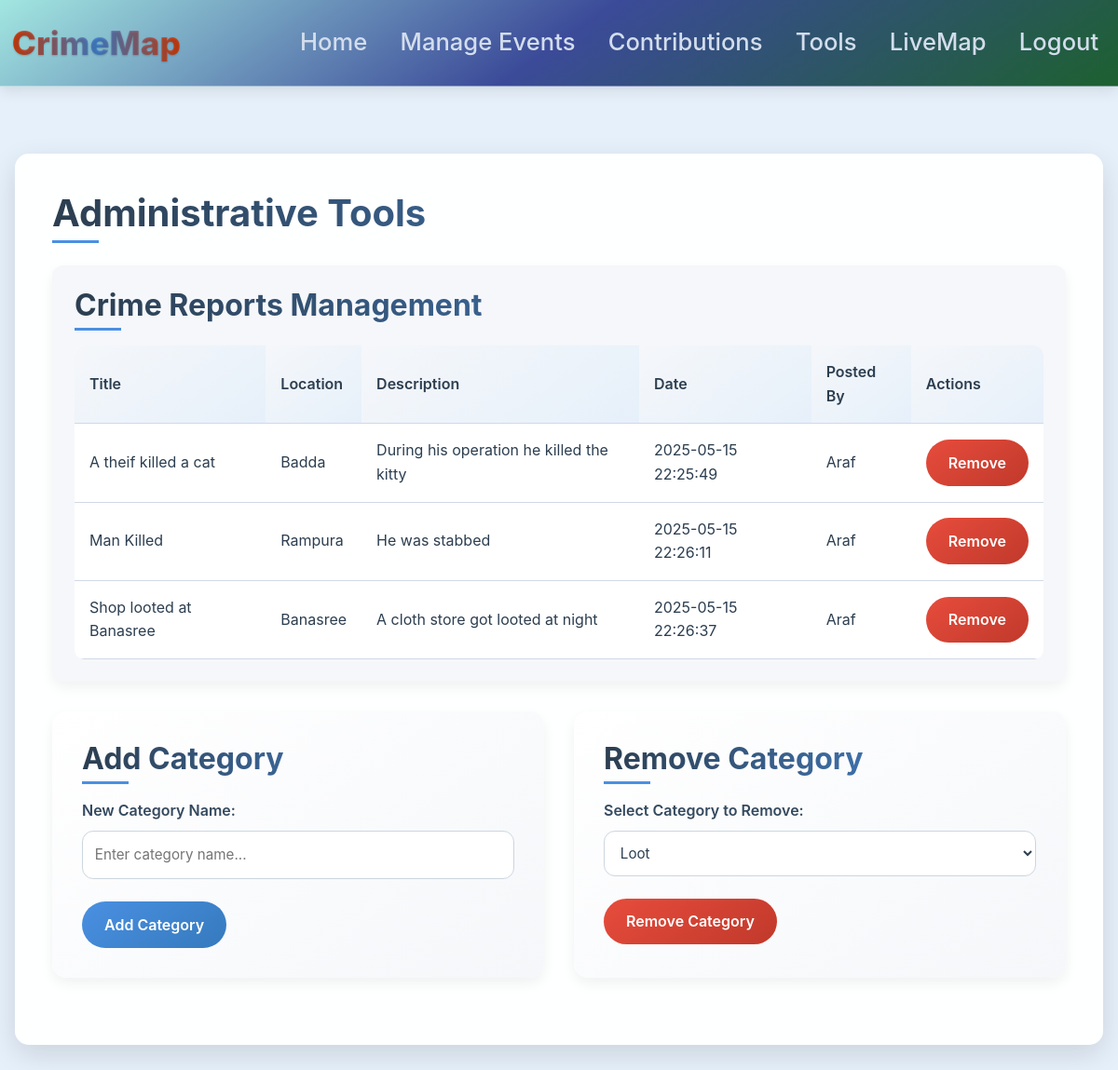
/admin-tools (signed in), run on an earlier commit of the app's database.
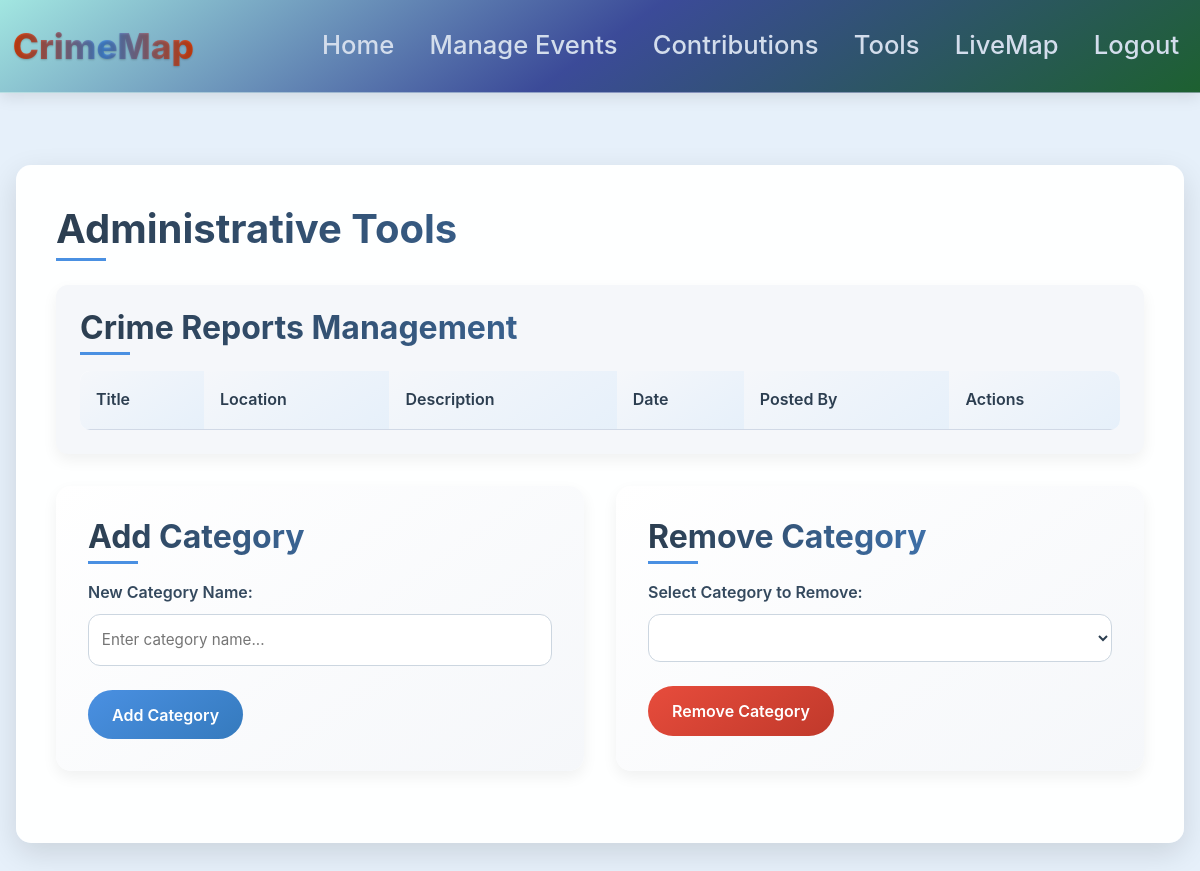
And on a later commit of the database.
### website/models.py (models this page shows)
class Crime(db.Model):
    __tablename__ = 'crime'
    __table_args__ = {'extend_existing': True}
    id = db.Column(db.Integer, primary_key=True)
    title = db.Column(db.String(100))
    location = db.Column(db.String(100))
    data = db.Column(db.String(10000))
    date = db.Column(db.DateTime(timezone=True), default=func.now())
    user_id = db.Column(db.Integer, db.ForeignKey('user.id'))

class User(db.Model, UserMixin):
    id = db.Column(db.Integer, primary_key=True)
    email = db.Column(db.String(150), unique=True)
    password = db.Column(db.String(150))
    first_name = db.Column(db.String(150))
    crimes = db.relationship('Crime', backref='user', lazy=True)

### website/views.py (the view, shortened to what this page needs)
@views.route('/admin-tools', methods=['GET', 'POST'])
@login_required
def admin_tools():
    if current_user.id != 1:
        flash('Access denied!', category='error')
        return redirect(url_for('views.home'))
    crimes = Crime.query.all()
    for crime in crimes:
        crime.user = User.query.get(crime.user_id)
    categories = Category.query.all()
    return render_template('admin_tools.html', user=current_user, crimes=crimes, categories=categories)

### website/__init__.py (called while the page is built)
def create_app():
    app = Flask(__name__)
    app.config['SECRET_KEY'] = 'hjshjhdjah kjshkjdhjs'
    app.config['SQLALCHEMY_DATABASE_URI'] = f'sqlite:///{DB_NAME}'
    db.init_app(app)
    from .views import views
    from .auth import auth
    from .feedbacks import feedbacks
    app.register_blueprint(views, url_prefix='/')
    app.register_blueprint(auth, url_prefix='/')
    app.register_blueprint(feedbacks, url_prefix='/feedbacks')
    from .models import User
    with app.app_context():
        db.create_all()
    login_manager = LoginManager()
    login_manager.login_view = 'auth.login'
    login_manager.init_app(app)
    @login_manager.user_loader
    def load_user(id):
        return User.query.get(int(id))
    return app

### website/views.py (called while the page is built)
@views.context_processor
def inject_upcoming_events():
    upcoming_events = Event.query.filter(Event.date > datetime.now()).count()
    return {'upcoming_events': upcoming_events}

### website/templates/admin_tools.html (shortened to what this page needs)
{% extends "base.html" %}
{% block content %}
<div class="admin-container">
    <h1>Administrative Tools</h1>
    <div class="table-container">
        <h2>Crime Reports Management</h2>
        <table>
            <thead>
                <tr>
                    <th>Title</th>
                    <th>Location</th>
                    <th>Description</th>
                    <th>Date</th>
                    <th>Posted By</th>
                    <th>Actions</th>
                </tr>
            </thead>
            <tbody>
                {% for crime in crimes %}
                    <tr>
                        <td>{{ crime.title }}</td>
                        <td>{{ crime.location }}</td>
                        <td>{{ crime.data }}</td>
                        <td>{{ crime.date.strftime('%Y-%m-%d %H:%M:%S') }}</td>
                        <td>{{ crime.user.first_name }}</td>
                        <td>
                            <form method="POST" action="{{ url_for('views.delete_crime', crime_id=crime.id) }}">
                                <button type="submit" class="btn btn-danger">Remove</button>
                            </form>
                        </td>
                    </tr>
                {% endfor %}
            </tbody>
        </table>
    </div>
    <div class="admin-forms">
        <div class="admin-form">
            <h2>Add Category</h2>
            <form method="POST">
                <div class="form-group">
                    <label for="category-name">New Category Name:</label>
                    <input type="text" name="category-name" id="category-name" required placeholder="Enter category name..." />
                </div>
                <button type="submit" name="add-category" class="btn btn-primary">Add Category</button>
            </form>
        </div>
        <div class="admin-form">
            <h2>Remove Category</h2>
            <form method="POST">
                <div class="form-group">
                    <label for="category-id">Select Category to Remove:</label>
                    <select name="category-id" id="category-id" required>
                        {% for category in categories %}
                            <option value="{{ category.cat_id }}">{{ category.name }}</option>
                        {% endfor %}
                    </select>
                </div>
                <button type="submit" name="remove-category" class="btn btn-danger">Remove Category</button>
            </form>
        </div>
    </div>
</div>
{% endblock %}

What changed in the data, as far as the page shows it:
removed Crime: title "A theif killed a cat", location "Badda", data "During his operation he killed the kitty", date "2025-05-15 22:25:49", user.first_name "Araf"
removed Crime: title "Man Killed", location "Rampura", data "He was stabbed", date "2025-05-15 22:26:11", user.first_name "Araf"
removed Crime: title "Shop looted at Banasree", location "Banasree", data "A cloth store got looted at night", date "2025-05-15 22:26:37", user.first_name "Araf"
Also different on the page:
form field category-id: "Loot" → (not shown)
